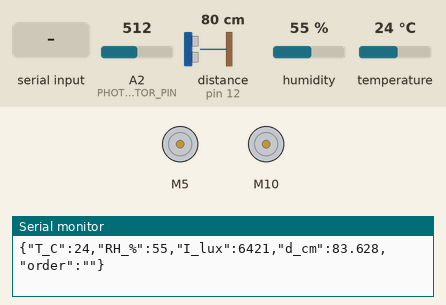
Simulated run of this sketch. Board: Arduino Uno, built with avr-gcc and run on an emulated ATmega328P. Shown: 2 × DC motor (green arrow = forward, orange = backward, longer = faster), the last lines printed to the serial monitor. Wiring (inferred from the names in the program): ultrasonic range finder: trigger pin 13; echo pin 12. Inputs (shaded band) come from the test bench; at power-on: A2 (PHOTORESISTOR_PIN) = 512, distance to the obstacle (sensor on pin 12) 80 cm, humidity 55 %, temperature 24 °C. The echo pulse lasts 58.3 µs per cm.

Above: at 1.5 s.
1.6 s: "r" received over the second serial link
At 1.79 s:
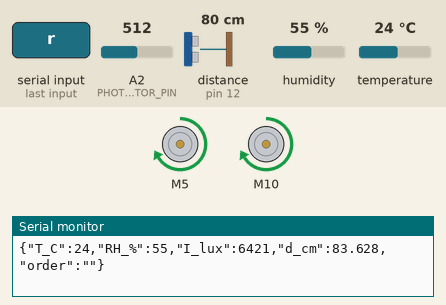
3.3 s: "b" received over the second serial link
At 3.55 s:
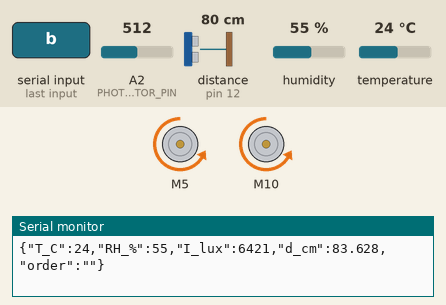
5.1 s: "l" received over the second serial link
At 5.3 s:
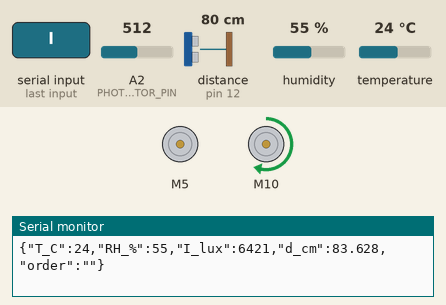
13.0 s: A2 (PHOTORESISTOR_PIN) set to 581
19.2 s: A2 (PHOTORESISTOR_PIN) set to 610
Timing chart, 0 to 22.2 s (numbered marks = the images above; inputs shaded):
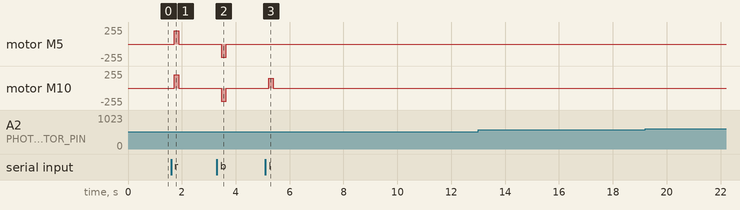

The sketch:

remote_control.ino
```cpp
// declare libraries
#include <ArduinoJson.h>
#include <SoftwareSerial.h>
#include <CytronMotorDriver.h>
#include <DHT.h>
#include <DHT_U.h>

// declare constants
#define MAX_ADC_READING 1023
#define ADC_REF_VOLTAGE 5.0
#define REF_RESISTANCE 220
#define LUX_CALC_SCALAR 12518931
#define LUX_CALC_EXPONENT -1.405

// delclare sensor pins
#define TEMPERATURE_HUMIDITY_SENSOR_PIN 2
#define PHOTORESISTOR_PIN A2
#define BLUETOOTH_RECEIVER_PIN 3
#define BLUETOOTH_TRANSMITER_PIN 4
#define TRIGPIN 13
#define ECHOPIN 12

// declare actuator pins
#define LEFT_WHEEL_M1A 5
#define LEFT_WHEEL_M1B 6
#define RIGHT_WHEEL_M2A 10
#define RIGHT_WHEEL_M2B 11

// declare classes
DHT temperature_humidity_sensor(TEMPERATURE_HUMIDITY_SENSOR_PIN, DHT22);
CytronMD left_wheel_actuator(PWM_PWM, LEFT_WHEEL_M1A, LEFT_WHEEL_M1B);
CytronMD right_wheel_actuator(PWM_PWM, RIGHT_WHEEL_M2A, RIGHT_WHEEL_M2B);
SoftwareSerial BTSerial(BLUETOOTH_RECEIVER_PIN, BLUETOOTH_TRANSMITER_PIN);

// declare global variables
float distance_cm;
float temperature_C;
float humidity_perc;
int illuminance_lux;
int state_blouetooth;
boolean BTConnect = false;
char inChar;
String order;

void setup() {
  // beign reading from serial
  Serial.begin(9600);

  // beign reading from bluetooth
  BTSerial.begin(9600);

  // begin temperature and humidity sensor
  temperature_humidity_sensor.begin();

  // begin reading from pins for motor
  pinMode(LEFT_WHEEL_M1A, OUTPUT);
  pinMode(LEFT_WHEEL_M1B, OUTPUT);
  pinMode(RIGHT_WHEEL_M2A, OUTPUT);
  pinMode(RIGHT_WHEEL_M2B, OUTPUT);

  // begin reading from pins from distance sensor
  pinMode(TRIGPIN, OUTPUT);
  pinMode(ECHOPIN, INPUT);

  delay(300);

}

void loop()
{
  // distance reading
  distance_cm = distance_sensor();

  // temperature readings
  temperature_C = temperature_humidity_sensor.readTemperature();

  // humidity readings
  humidity_perc = temperature_humidity_sensor.readHumidity();

  // illuminance readings
  illuminance_lux = illuminance_sensor();

  // move the robot safely
  move_robot(distance_cm);

  // print data serial and send to bluetooth
  DynamicJsonDocument doc(1024);
  doc["T_C"]    = temperature_C;
  doc["RH_%"]   = humidity_perc;
  doc["I_lux"] = illuminance_lux;
  doc["d_cm"] = distance_cm;
  doc["order"] = order;
  serializeJson(doc, Serial);
  Serial.println();
  serializeJson(doc, BTSerial);
  BTSerial.println();

  delay(100);
}

// AUXILIARY FUNCTIONS
float distance_sensor()
{
  long duration;
  // distance reading
  digitalWrite(TRIGPIN, LOW);
  delayMicroseconds(2);
  digitalWrite(TRIGPIN, HIGH);
  delayMicroseconds(10);
  digitalWrite(TRIGPIN, LOW);
  duration = pulseIn(ECHOPIN, HIGH);
  distance_cm = duration * 0.018;
  return distance_cm;
}


int illuminance_sensor()
{
  int   ldrRawData;
  float resistorVoltage;
  float ldrVoltage;
  float ldrResistance;
  float ldrLux;
  ldrRawData = analogRead(PHOTORESISTOR_PIN);
  resistorVoltage = (float)ldrRawData / MAX_ADC_READING * ADC_REF_VOLTAGE;
  ldrVoltage = ADC_REF_VOLTAGE - resistorVoltage;
  ldrResistance = ldrVoltage/resistorVoltage * REF_RESISTANCE;
  illuminance_lux = LUX_CALC_SCALAR * pow(ldrResistance, LUX_CALC_EXPONENT);
  return illuminance_lux;
}

void robotStop()
{
  left_wheel_actuator.setSpeed(0);
  right_wheel_actuator.setSpeed(0);
}

void robotBreak()
{
  left_wheel_actuator.setSpeed(0);
  right_wheel_actuator.setSpeed(0);
}

void robotForward(int motorSpeed)
{
  left_wheel_actuator.setSpeed(motorSpeed);
  right_wheel_actuator.setSpeed(motorSpeed);
}

void robotReverse(int motorSpeed)
{
  left_wheel_actuator.setSpeed(-motorSpeed);
  right_wheel_actuator.setSpeed(-motorSpeed);
}

void robotTurnRight(int motorSpeed)
{
  left_wheel_actuator.setSpeed(motorSpeed);
  right_wheel_actuator.setSpeed(0);
}

void robotTurnLeft(int motorSpeed)
{
  left_wheel_actuator.setSpeed(0);
  right_wheel_actuator.setSpeed(motorSpeed);
}

void move_robot(float distance_cm)
{
  String order;
  // read the order
  order = read_order();

  if (distance_cm > 25)
  {
    if (order == "s")
    {
      robotStop();
    }
    else if (order == "r")
    {
      robotForward(200);
    }
    else if (order == "b")
    {
      robotReverse(200);
    }
    else if (order == "l")
    {
      robotTurnLeft(150);
    }
    else if (order == "r")
    {
      robotTurnRight(150);
    }
    else
    {
      robotStop();
    }
  }
  else if (order == "r")
  {
    robotReverse(200);
  }
  else
  {
    robotStop();
  }
}

String read_order()
{
  char inChar;
  char junk;
  String order;

  if(BTSerial.available())
  {
    order = "";
    while (BTSerial.available())
    {
      inChar = BTSerial.read();
      order = order + inChar;
    }
    while (BTSerial.available() > 0)
    {
      junk = BTSerial.read();
    }
  }
  return order;
}
```

Measured:
- after the input at 1.6 s, motor M5, motor M10: stopped → forward 200/255 after 0.11 s, → stopped 0.17 s later
- after the input at 3.3 s, motor M5, motor M10: stopped → backward 200/255 after 0.16 s, → stopped 0.17 s later
- after the input at 5.1 s, motor M10: stopped → forward 150/255 after 0.12 s, → stopped 0.17 s later
